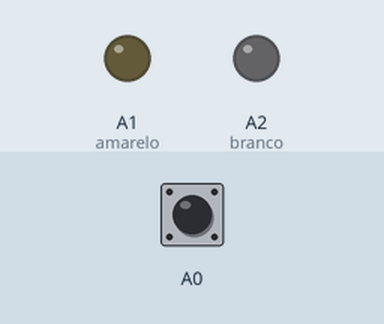
The sketch below on a simulated Arduino Uno, built with avr-gcc and run on an emulated ATmega328P. Parts: output pins drawn as LEDs (lit = HIGH). The test bench sets the inputs (shaded band); at power-on: A0 HIGH.

Above: at 1.2 s.
1.3 s: A0 pulled LOW for 0.15 s
At 2.5 s:
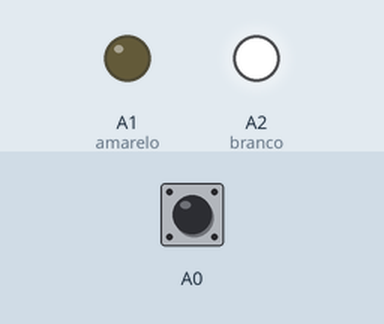
2.9 s: A0 pulled LOW for 1 s
At 3.9 s:
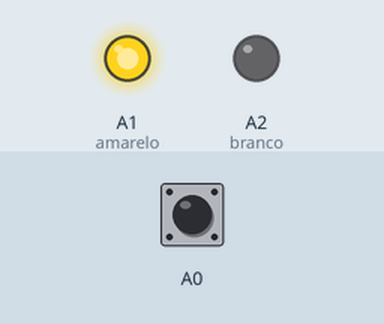
5.4 s: A0 pulled LOW for 3.2 s
At 5.8 s:
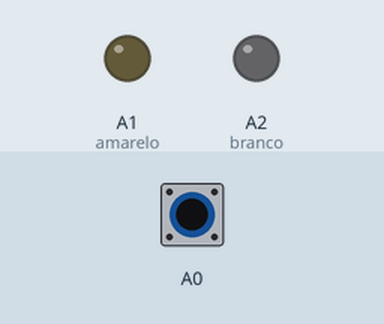
10.1 s: A0 pulled LOW for 0.15 s
At 10.6 s:
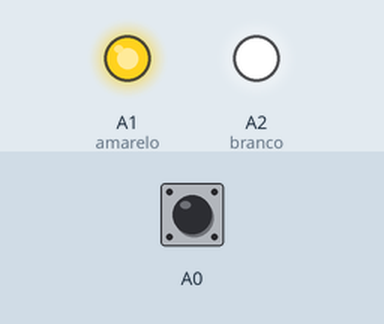
Timing chart, 0 to 12.7 s (numbered marks = the images above; inputs shaded):
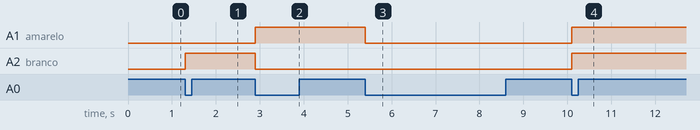

Measured:
- after the input at 1.3 s, A2 (branco): LOW → HIGH at once
- after the input at 2.9 s, A1 (amarelo): LOW → HIGH at once; A2 (branco): HIGH → LOW at once
- after the input at 5.4 s, A1 (amarelo): HIGH → LOW at once
- after the input at 10.1 s, A1 (amarelo), A2 (branco): LOW → HIGH at once

The sketch:

Alax_push_button.ino
```cpp
int led_state = 0;
int state = 0;
#define branco A2
#define amarelo A1

void setup() {
  // put your setup code here, to run once:
  pinMode(branco, OUTPUT);
  pinMode(amarelo, OUTPUT);
  pinMode(A0, INPUT_PULLUP);
}

void loop() {
  int button = digitalRead(A0);
  switch(state){
     case 0:
      if(!button){
        state = 1;
        digitalWrite(branco, HIGH);
        digitalWrite(amarelo, LOW);
        delay(100);
      }
      break;
    case 1:
      if(button){
        state = 2;
        delay(100);
      }
      break;
    case 2:
      if(!button){
        state = 3;
        digitalWrite(branco, LOW);
        digitalWrite(amarelo, HIGH);
        delay(100);
      }
      break;
    case 3:
      if(button){
        state = 4;
        delay(100);
      }
      break;
    case 4:
      if(!button){
        state = 5;
        digitalWrite(branco, LOW);
        digitalWrite(amarelo, LOW);
        delay(100);
      }
      break;
    case 5:
      if(button){
        state = 6;
        delay(100);
      }
      break;
    case 6:
      if(!button){
        state = 7;
        digitalWrite(branco, HIGH);
        digitalWrite(amarelo, HIGH);
        delay(100);
      }
      break;
    case 7:
      if(button){
        state = 8;
        delay(100);
      }
      break;
    case 8:
       if(!button){
        state = 9;
        digitalWrite(branco, LOW);
        digitalWrite(amarelo, LOW);
        delay(100);
      }
      break;
    case 9:
      if(button){
        state = 0;
        delay(100);
      }
      break;
  }
}
```
